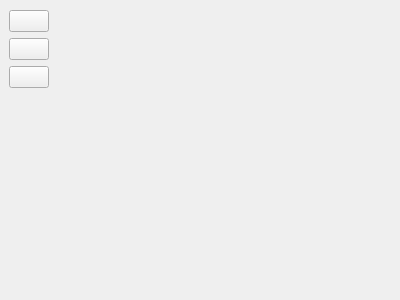
<?xml version="1.0" encoding="UTF-8"?>
<ui version="4.0">
 <class>frmData</class>
 <widget class="QWidget" name="frmData">
  <property name="geometry">
   <rect>
    <x>0</x>
    <y>0</y>
    <width>400</width>
    <height>300</height>
   </rect>
  </property>
  <property name="windowTitle">
   <string>Form</string>
  </property>
  <layout class="QHBoxLayout" name="horizontalLayout">
   <property name="spacing">
    <number>1</number>
   </property>
   <property name="leftMargin">
    <number>0</number>
   </property>
   <property name="topMargin">
    <number>1</number>
   </property>
   <property name="rightMargin">
    <number>0</number>
   </property>
   <property name="bottomMargin">
    <number>0</number>
   </property>
   <item>
    <widget class="QWidget" name="widgetLeft" native="true">
     <property name="autoFillBackground">
      <bool>true</bool>
     </property>
     <layout class="QVBoxLayout" name="verticalLayout">
      <item>
       <widget class="QPushButton" name="btnDataAlarm">
        <property name="text">
         <string/>
        </property>
       </widget>
      </item>
      <item>
       <widget class="QPushButton" name="btnDataNode">
        <property name="text">
         <string/>
        </property>
       </widget>
      </item>
      <item>
       <widget class="QPushButton" name="btnDataUser">
        <property name="text">
         <string/>
        </property>
       </widget>
      </item>
      <item>
       <spacer name="verticalSpacer">
        <property name="orientation">
         <enum>Qt::Vertical</enum>
        </property>
        <property name="sizeHint" stdset="0">
         <size>
          <width>20</width>
          <height>414</height>
         </size>
        </property>
       </spacer>
      </item>
     </layout>
    </widget>
   </item>
   <item>
    <widget class="QStackedWidget" name="stackedWidget"/>
   </item>
  </layout>
 </widget>
 <tabstops>
  <tabstop>btnDataAlarm</tabstop>
  <tabstop>btnDataNode</tabstop>
  <tabstop>btnDataUser</tabstop>
 </tabstops>
 <resources/>
 <connections/>
</ui>
